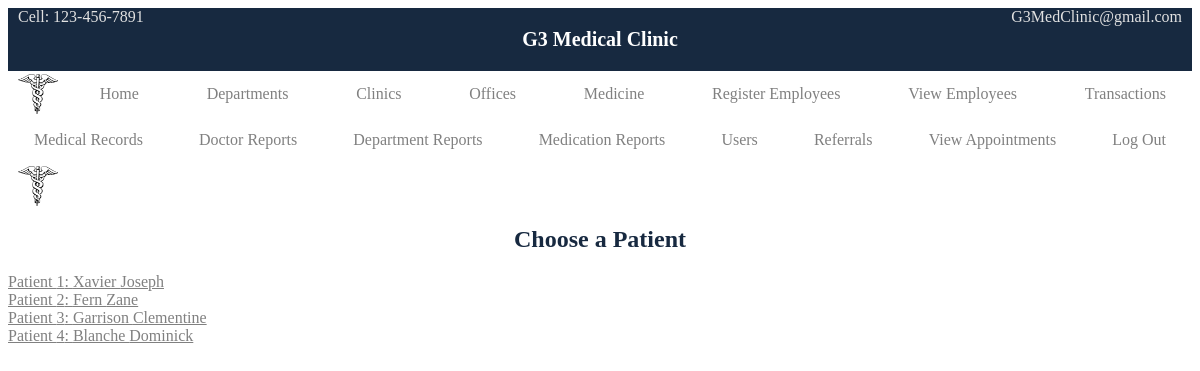
Page /medrecord.php (signed in) on the committed database.
### tables this page shows
CREATE TABLE `Patient` (
  `patient_ID` int NOT NULL AUTO_INCREMENT,
  `ssn` int NOT NULL,
  `f_name` varchar(20) NOT NULL,
  `m_name` varchar(20) DEFAULT NULL,
  `l_name` varchar(20) NOT NULL,
  `sex` char(1) NOT NULL,
  `pat_user` int NOT NULL,
  `address_ID` int NOT NULL,
  `clinic_ID` int NOT NULL,
  `prim_doc_ID` int NOT NULL,
  `deleted_flag` tinyint(1) NOT NULL DEFAULT '0',
  PRIMARY KEY (`patient_ID`),
  UNIQUE KEY `ssn` (`ssn`,`pat_user`),
  KEY `pat_user` (`pat_user`),
  KEY `address_ID` (`address_ID`),
  KEY `clinic_ID` (`clinic_ID`),
  KEY `prim_doc_ID` (`prim_doc_ID`),
  CONSTRAINT `patient_ibfk_1` FOREIGN KEY (`pat_user`) REFERENCES `User_Account` (`user_ID`),
  CONSTRAINT `patient_ibfk_2` FOREIGN KEY (`address_ID`) REFERENCES `Address` (`address_ID`),
  CONSTRAINT `patient_ibfk_3` FOREIGN KEY (`clinic_ID`) REFERENCES `Address` (`address_ID`),
  CONSTRAINT `patient_ibfk_4` FOREIGN KEY (`prim_doc_ID`) REFERENCES `Doctor` (`doc_ID`)
);

### includes/functions.inc.php (called while the page is built, shortened)
<?php
function getAllPatients ($conn) {
  $sql = "SELECT * FROM Patient WHERE deleted_flag = false";
  $stmt = mysqli_stmt_init($conn);
  if (!mysqli_stmt_prepare($stmt, $sql)) {
    header("location: medrecord.php?error=getdocidfailed");
    exit();
  }
  mysqli_stmt_execute($stmt);
  $result = mysqli_stmt_get_result($stmt);
  return $result;
}

### medrecord.php (the view)
<?php
  include_once 'header.php';
  require_once 'includes/dbh.inc.php';
  require_once 'includes/functions.inc.php';
  if ($_SESSION["userRole"] === 'doctor') {
    $result = getDocID($conn, intval($_SESSION["userID"]));
    $docID = mysqli_fetch_assoc($result);
    $result2 = getDocPatients($conn, $docID["doc_ID"]);
  }
  else if ($_SESSION["userRole"] === 'admin') {
    $result2 = getAllPatients($conn);
  }
  else {
    header("location: index.php");
    exit();
  }
?>
<div class='choose-patient'>
  <h2>Choose a Patient</h2>
  <?php
    while ($row = mysqli_fetch_assoc($result2)) {
      $patID = $row["patient_ID"];
      $patFName = $row["f_name"];
      $patLName = $row["l_name"];
  ?>
  <a style='display: block;' href='viewmedrecord.php?patID=<?php echo $patID?>'>Patient <?php echo $patID?>: <?php echo $patFName?> <?php echo $patLName?></a>
</div>
<?php
    }
  include_once 'footer.php';
?>

### rows in the picture
patient: patient_ID "1", f_name "Xavier", l_name "Joseph"
patient: patient_ID "2", f_name "Fern", l_name "Zane"
patient: patient_ID "3", f_name "Garrison", l_name "Clementine"
patient: patient_ID "4", f_name "Blanche", l_name "Dominick"
